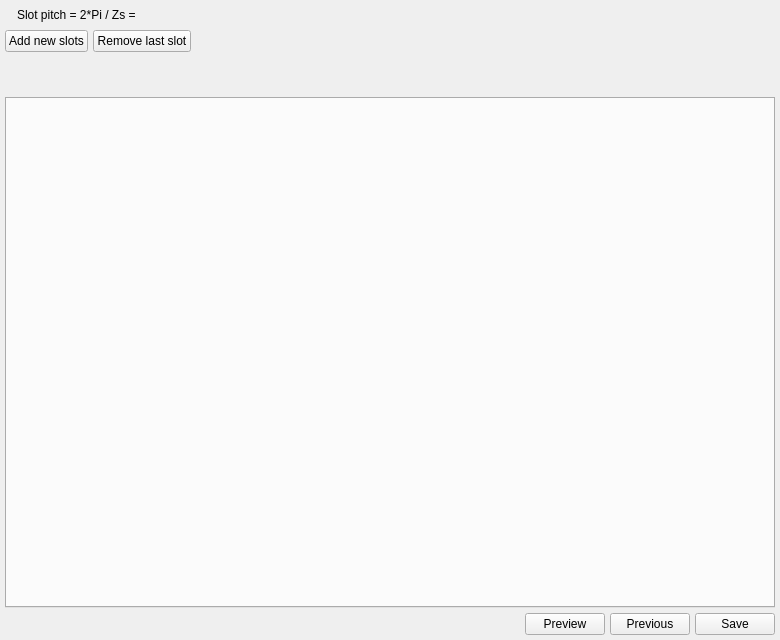
<?xml version="1.0" encoding="UTF-8"?>
<ui version="4.0">
 <class>SMHoleMag</class>
 <widget class="QWidget" name="SMHoleMag">
  <property name="geometry">
   <rect>
    <x>0</x>
    <y>0</y>
    <width>780</width>
    <height>640</height>
   </rect>
  </property>
  <property name="sizePolicy">
   <sizepolicy hsizetype="Expanding" vsizetype="Expanding">
    <horstretch>0</horstretch>
    <verstretch>0</verstretch>
   </sizepolicy>
  </property>
  <property name="minimumSize">
   <size>
    <width>780</width>
    <height>640</height>
   </size>
  </property>
  <property name="windowTitle">
   <string>Form</string>
  </property>
  <layout class="QVBoxLayout" name="verticalLayout">
   <property name="spacing">
    <number>5</number>
   </property>
   <property name="leftMargin">
    <number>5</number>
   </property>
   <property name="topMargin">
    <number>5</number>
   </property>
   <property name="rightMargin">
    <number>5</number>
   </property>
   <property name="bottomMargin">
    <number>5</number>
   </property>
   <item>
    <layout class="QHBoxLayout" name="horizontalLayout_4">
     <item>
      <layout class="QVBoxLayout" name="verticalLayout_2">
       <item>
        <layout class="QHBoxLayout" name="horizontalLayout_2">
         <item>
          <widget class="HelpButton" name="b_help">
           <property name="text">
            <string/>
           </property>
           <property name="pixmap">
            <pixmap resource="../../../Resources/pyleecan.qrc">:/images/images/icon/help_16.png</pixmap>
           </property>
          </widget>
         </item>
         <item>
          <widget class="QLabel" name="out_hole_pitch">
           <property name="text">
            <string>Slot pitch = 2*Pi / Zs = </string>
           </property>
          </widget>
         </item>
         <item>
          <spacer name="horizontalSpacer_3">
           <property name="orientation">
            <enum>Qt::Horizontal</enum>
           </property>
           <property name="sizeHint" stdset="0">
            <size>
             <width>40</width>
             <height>20</height>
            </size>
           </property>
          </spacer>
         </item>
        </layout>
       </item>
       <item>
        <layout class="QHBoxLayout" name="horizontalLayout_3">
         <item>
          <widget class="QPushButton" name="b_add">
           <property name="text">
            <string>Add new slots</string>
           </property>
          </widget>
         </item>
         <item>
          <widget class="QPushButton" name="b_remove">
           <property name="text">
            <string>Remove last slot</string>
           </property>
          </widget>
         </item>
         <item>
          <spacer name="horizontalSpacer_2">
           <property name="orientation">
            <enum>Qt::Horizontal</enum>
           </property>
           <property name="sizeHint" stdset="0">
            <size>
             <width>40</width>
             <height>20</height>
            </size>
           </property>
          </spacer>
         </item>
        </layout>
       </item>
       <item>
        <spacer name="verticalSpacer">
         <property name="orientation">
          <enum>Qt::Vertical</enum>
         </property>
         <property name="sizeType">
          <enum>QSizePolicy::Preferred</enum>
         </property>
         <property name="sizeHint" stdset="0">
          <size>
           <width>20</width>
           <height>40</height>
          </size>
         </property>
        </spacer>
       </item>
      </layout>
     </item>
     <item>
      <layout class="QVBoxLayout" name="verticalLayout_3">
       <property name="spacing">
        <number>0</number>
       </property>
       <item>
        <widget class="WMatSelect" name="w_mat_1" native="true">
         <property name="minimumSize">
          <size>
           <width>100</width>
           <height>0</height>
          </size>
         </property>
        </widget>
       </item>
       <item>
        <widget class="WMatSelect" name="w_mat_2" native="true">
         <property name="minimumSize">
          <size>
           <width>100</width>
           <height>0</height>
          </size>
         </property>
        </widget>
       </item>
       <item>
        <widget class="WMatSelect" name="w_mat_3" native="true">
         <property name="minimumSize">
          <size>
           <width>100</width>
           <height>0</height>
          </size>
         </property>
        </widget>
       </item>
      </layout>
     </item>
    </layout>
   </item>
   <item>
    <widget class="QTabWidget" name="tab_hole">
     <property name="minimumSize">
      <size>
       <width>770</width>
       <height>500</height>
      </size>
     </property>
     <property name="currentIndex">
      <number>-1</number>
     </property>
    </widget>
   </item>
   <item>
    <layout class="QHBoxLayout" name="horizontalLayout">
     <item>
      <spacer name="horizontalSpacer">
       <property name="orientation">
        <enum>Qt::Horizontal</enum>
       </property>
       <property name="sizeHint" stdset="0">
        <size>
         <width>40</width>
         <height>20</height>
        </size>
       </property>
      </spacer>
     </item>
     <item>
      <widget class="QPushButton" name="b_plot">
       <property name="text">
        <string>Preview</string>
       </property>
      </widget>
     </item>
     <item>
      <widget class="QPushButton" name="b_previous">
       <property name="text">
        <string>Previous</string>
       </property>
      </widget>
     </item>
     <item>
      <widget class="QPushButton" name="b_next">
       <property name="enabled">
        <bool>true</bool>
       </property>
       <property name="text">
        <string>Save</string>
       </property>
      </widget>
     </item>
    </layout>
   </item>
  </layout>
 </widget>
 <customwidgets>
  <customwidget>
   <class>WMatSelect</class>
   <extends>QWidget</extends>
   <header>pyleecan.GUI.Dialog.DMatLib.WMatSelect.WMatSelect.h</header>
   <container>1</container>
  </customwidget>
  <customwidget>
   <class>HelpButton</class>
   <extends>QLabel</extends>
   <header>pyleecan/GUI/Tools/HelpButton.h</header>
  </customwidget>
 </customwidgets>
 <resources>
  <include location="../../../Resources/pyleecan.qrc"/>
 </resources>
 <connections/>
</ui>
